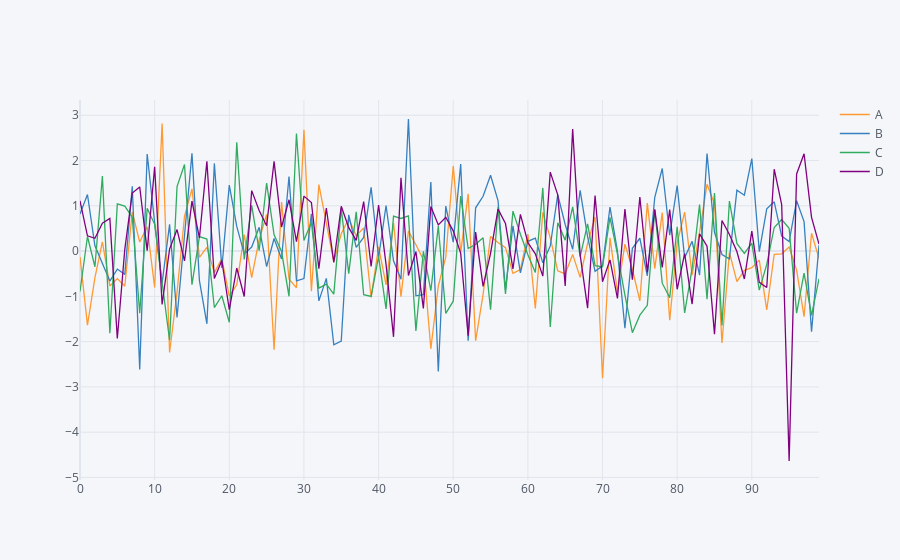

The notebook cell this image was saved under:
### Code cell
df.iplot()#interactive program
